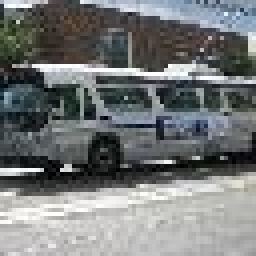
#> input picture dataset/autobus-n04487081/n04487081_28.JPEG, 64 x 64 px, given in place of n02190166_29.JPEG, which was not available (shown 4 times larger)
$ jupyter execute --allow-errors CBIR_HARRIS_FAST_ORB.ipynb   (text cells are left out)
#> lines starting #> are read from the running program, lines starting #| are printed output that depends on the picture; pictures that were not available may be replaced by others from this repository, and a replacement may not be noted
[cell 1]
from google.colab import drive
drive.mount('/content/drive')

[cell 2]
import tensorflow as tf
import numpy as np
import cv2
import matplotlib.pyplot as plt
import os
import random
from google.colab.patches import cv2_imshow

[cell 3]
def get_n_similar(n, counts, reverse):
    sorted_counts = sorted(counts.items(), key=lambda x:x[1], reverse=reverse)[:n] #Ordeno y me quedo con los 5 más parecidos
    sorted_indexes = [idx[0] for idx in sorted_counts]
    return sorted_indexes

def display_n_similar(sorted_indexes, n):
    if n <= 0:
        print("El valor de n debe ser mayor que 0.")
        return

    if n > len(sorted_indexes):
        print(f"Solo hay {len(sorted_indexes)} imágenes en la lista. Mostrando todas.")
        n = len(sorted_indexes)
    fig, axs = plt.subplots(1, n, figsize=(15,15))
    for i in range(n):
        n_carpeta = (sorted_indexes[i][0])
        n_img = (sorted_indexes[i][1])
        path = images_path[(n_carpeta, n_img)]
        im = cv2.cvtColor(cv2.imread(path), cv2.COLOR_BGR2RGB)
        axs[i].imshow(im)
        axs[i].axis('off')
        titulo = f'{n_carpeta}_{n_img}'
        axs[i].set_title(titulo)


    plt.show()

[cell 4]
n_imgs = 100
carpetas = ["autobus-n04487081", "clavos-n03804744", "coche-n02814533", "collarin-n03814639", "desatascador-n03970156",
         "gatos-n02123394", "mono-n02480495", "puentes-n04532670", "silla-n04099969", "perro-n02099601",
            "pato-n01855672", "pizza-n07873807", "mar-n09428293", "ipod-n03584254", "platano-n07753592", "mascara_gas-n03424325",
            "pajarita-n02883205", "mosca-n02190166", "helado-n07615774", "canon-n02950826"]

[cell 5]
len(carpetas)

[cell 6]
def get_images_path(carpetas, n_imgs):
#> called with n_imgs = 100
    images_path = {}
    for carpeta in carpetas:
        for i in range(n_imgs):
            images_path[(carpeta[-7:], str(i))] = f'/content/drive/MyDrive/dataset/{carpeta}/{carpeta[-9:]}_{str(i)}.JPEG'
            # images_path[(carpeta[-7:], str(i))] = f'./dataset/{carpeta}/{carpeta[-9:]}_{str(i)}.JPEG'
    return images_path #Devuelve un diccionario en el que la clave es (carpeta, id), y los valores los paths

[cell 7]
images_path = get_images_path(carpetas, n_imgs)
len(images_path)

[cell 8]
new_image_path = list(images_path.values())[random.randrange(0, len(carpetas)*n_imgs - 1)]
new_img = cv2.cvtColor(cv2.imread(new_image_path), cv2.COLOR_BGR2RGB)
plt.imshow(new_img)
plt.show()
gray_im = cv2.cvtColor(new_img, cv2.COLOR_BGR2GRAY)
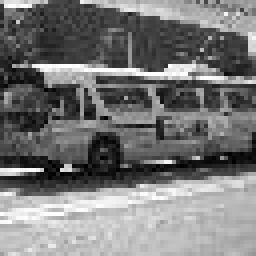
#> gray_im: shape (64, 64) (shown 4 times larger); min 0, max 255, mean 119.7
plt.imshow(gray_im, cmap='gray')
plt.show()

[cell 9]
gray_im = np.float32(gray_im)
dst = cv2.cornerHarris(gray_im,2,3,0.04)
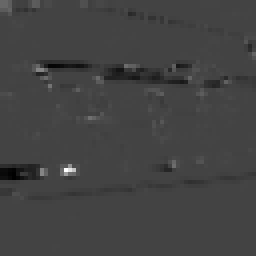
#> dst: shape (64, 64) float32 (shown 4 times larger); min -53597640, max 147954128, mean -596360.4; drawn with min black and max white

# Dilatar las esquinas para una mejor visualización
dst = cv2.dilate(dst, None)
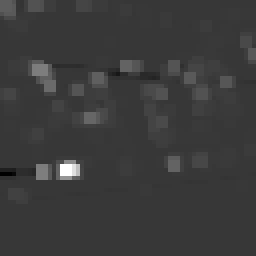
#> dst: shape (64, 64) float32 (shown 4 times larger); min -41002740, max 147954128, mean 3000614.5; drawn with min black and max white


# Resaltar las esquinas en la imagen en color
new_img[dst > 0.1 * dst.max()] = [0, 0, 255]  # Color rojo para las esquinas
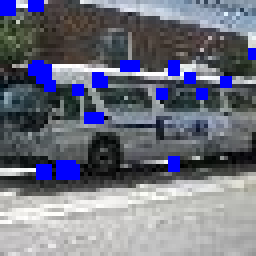
#> new_img: shape (64, 64, 3) (shown 4 times larger); mean R, G, B 111.1, 113.9, 128.5

larger_image = cv2.resize(new_img, None, fx=5, fy=5)
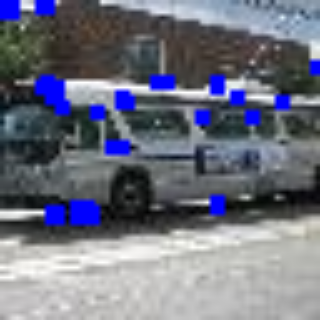
#> larger_image: shape (320, 320, 3); mean R, G, B 111.1, 113.8, 128.4
#> (reads npy_mat/HARRIS_descriptors.npy from the repository)

# Mostrar la imagen con esquinas resaltadas
cv2_imshow(larger_image)
#cv2.imshow('Esquinas Harris', result_image)

[cell 10]
dst

#> (a cell that did not finish here is left out)

#> (a cell that did not finish here is left out)

#> (a cell that did not finish here is left out)

[cell 14]
n_neighbors = 10000
from sklearn.neighbors import NearestNeighbors
knn = NearestNeighbors(n_neighbors=n_neighbors, algorithm='auto', metric='euclidean')

#> (the rest of this cell did not finish here and is left out)

#> (a cell that did not finish here is left out)

[cell 16]
counts = {}
new_image_path = list(images_path.values())[random.randrange(0, len(carpetas)*n_imgs - 1)]
new_img = cv2.cvtColor(cv2.imread(new_image_path), cv2.COLOR_BGR2RGB)
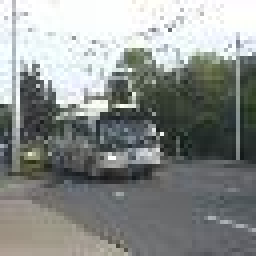
#> input picture dataset/autobus-n04487081/n04487081_29.JPEG, 64 x 64 px, given in place of n04532670_88.JPEG, which was not available (shown 4 times larger)

gray_im_new = cv2.cvtColor(new_img, cv2.COLOR_BGR2GRAY)
new_corners = cv2.cornerHarris(gray_im_new,2,3,0.04)
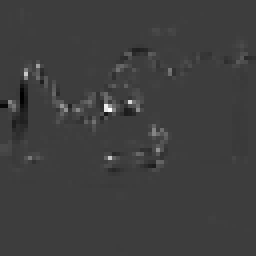
#> new_corners: shape (64, 64) float32 (shown 4 times larger); min -0.00377, max 0.0119, mean 6.45e-05; drawn with min black and max white

#> (the rest of this cell did not finish here and is left out)

[cell 17]
len(counts)

[cell 18]
plt.imshow(new_img)
idx_similar = get_n_similar(10, counts, 1)
#> (the rest of this cell did not finish here and is left out)


[cell 19]
import tensorflow as tf

import numpy as np
import cv2
import matplotlib.pyplot as plt
import os
import random

[cell 20]
n_imgs = 100
carpetas = ["autobus-n04487081", "clavos-n03804744", "coche-n02814533", "collarin-n03814639", "desatascador-n03970156",
         "gatos-n02123394", "mono-n02480495", "puentes-n04532670", "silla-n04099969", "perro-n02099601",
            "pato-n01855672", "pizza-n07873807", "mar-n09428293", "ipod-n03584254", "platano-n07753592", "mascara_gas-n03424325",
            "pajarita-n02883205", "mosca-n02190166", "helado-n07615774", "canon-n02950826"]

[cell 21]
len(carpetas)

[cell 22]
def get_images_path(carpetas, n_imgs):
#> called with n_imgs = 100
    images_path = {}
    for carpeta in carpetas:
        for i in range(n_imgs):
            images_path[(carpeta[-7:], str(i))] = f'/content/drive/MyDrive/dataset/{carpeta}/{carpeta[-9:]}_{str(i)}.JPEG'
            # images_path[(carpeta[-7:], str(i))] = f'./dataset/{carpeta}/{carpeta[-9:]}_{str(i)}.JPEG'
    return images_path #Devuelve un diccionario en el que la clave es (carpeta, id), y los valores los paths

[cell 23]
images_path = get_images_path(carpetas, n_imgs)
len(images_path)

[cell 24]
new_image_path = list(images_path.values())[random.randrange(0, len(carpetas)*n_imgs - 1)]
new_img = cv2.cvtColor(cv2.imread(new_image_path), cv2.COLOR_BGR2RGB)
plt.imshow(new_img)
plt.show()
gray_im = cv2.cvtColor(new_img, cv2.COLOR_BGR2GRAY)
plt.imshow(gray_im, cmap='gray')
plt.show()

[cell 25]
# Initiate FAST object with default values
fast = cv2.FastFeatureDetector_create()
# find and draw the keypoints
kp = fast.detect(gray_im,None)
#> kp = 184 keypoints; strongest (x, y, size): (40, 33, 7), (32, 26, 7), (30, 26, 7), (38, 32, 7)
img2 = cv2.drawKeypoints(gray_im, kp, None, color=(255,0,0))
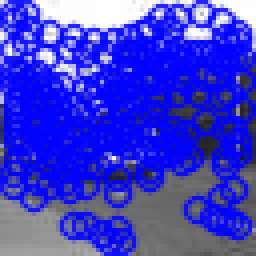
#> img2: shape (64, 64, 3) (shown 4 times larger); mean of channels 0, 1, 2 209.1, 61.4, 61.4; drawn as B, G, R
cv2_imshow(cv2.resize(img2, None, fx=6, fy=6))
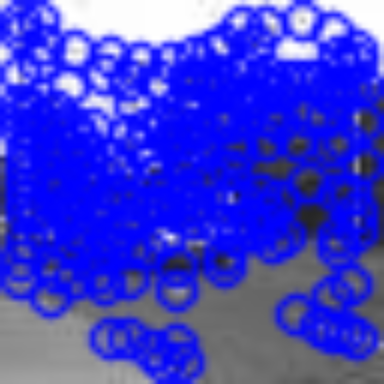
#> shown: shape (384, 384, 3); mean B, G, R 209, 61.3, 61.3

[cell 26]
brief = cv2.xfeatures2d.BriefDescriptorExtractor_create(bytes=64)

# Detecta keypoints en ambas imágenes con FAST
_, descriptors = brief.compute(gray_im, kp)

[cell 27]
descriptors.shape
#> Out = (5, 64)

[cell 28]
len(descriptors)
#> Out = 5

#> (a cell that did not finish here is left out)

#> (a cell that did not finish here is left out)

[cell 31]
n_neighbors = 50
#> n_neighbors = 50
from sklearn.neighbors import NearestNeighbors
knn = NearestNeighbors(n_neighbors=n_neighbors, algorithm='auto', metric='euclidean')

descriptors_train = descriptors[:, 2:] #Quitamos los dos primeros pertenecientes a indices de la imagen
#> (the rest of this cell did not finish here and is left out)

[cell 32]
len(descriptors_train)

[cell 33]
counts = {}
new_image_path = list(images_path.values())[random.randrange(0, len(carpetas)*n_imgs - 1)]
#> (the rest of this cell did not finish here and is left out)

[cell 34]
len(counts)

[cell 35]
plt.imshow(new_img)
idx_similar = get_n_similar(5, counts, 1)
#> (the rest of this cell did not finish here and is left out)
